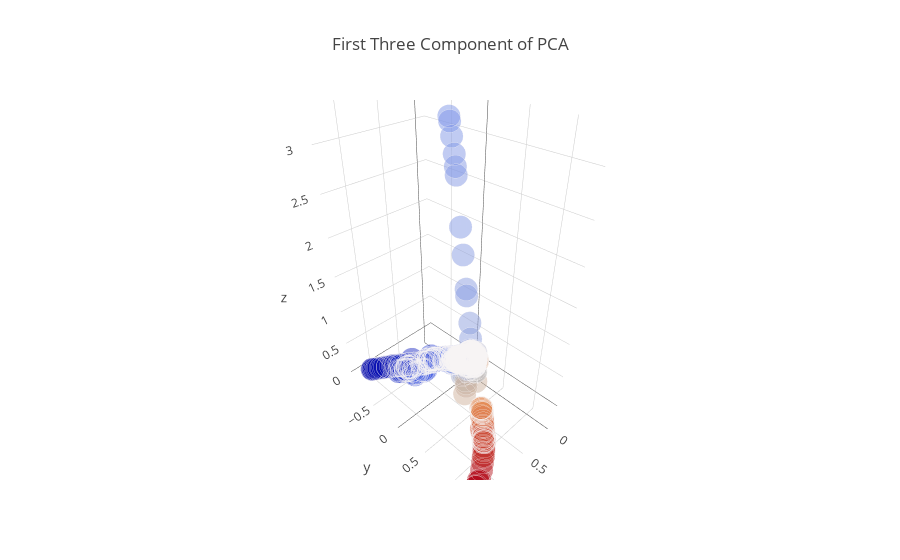

Notebook cell for this chart:
### Markdown cell above
### Draw PCA plot

### Code cell
#draw PCA plot
import plotly.graph_objs as go
from plotly.offline import init_notebook_mode, iplot
init_notebook_mode(connected=True)
def plot_3_components(x_trans, title):
    trace = go.Scatter3d(x=x_trans[:,0], y=x_trans[:,1], z = x_trans[:,2],
                          mode = 'markers', showlegend = False,
                          marker = dict(size = 8, color=x_trans[:,1], 
                          line = dict(width = 1, color = '#f7f4f4'), opacity = 0.5))
    layout = go.Layout(title = title, showlegend= True)
    fig = dict(data=[trace], layout=layout)
    iplot(fig)
plot_3_components(train_projected, 'First Three Component of PCA')

### Figure 1 — Plotly figure (JSON) as saved in the notebook; plotly's stock layout.template omitted (floating-point values rounded to 4 significant figures; data arrays with more than 128 entries replaced by an {"elided": "..."} marker saying what was removed)
{"data": [{"marker": {"color": {"elided": "4459 float values"}, "line": {"color": "#f7f4f4", "width": 1}, "opacity": 0.5, "size": 8}, "mode": "markers", "showlegend": false, "type": "scatter3d", "uid": "d9dfd5e6-91bb-4a3b-a1c1-7d431b249988", "x": {"elided": "4459 float values"}, "y": {"elided": "4459 float values"}, "z": {"elided": "4459 float values"}}], "layout": {"showlegend": true, "title": {"text": "First Three Component of PCA"}}}
